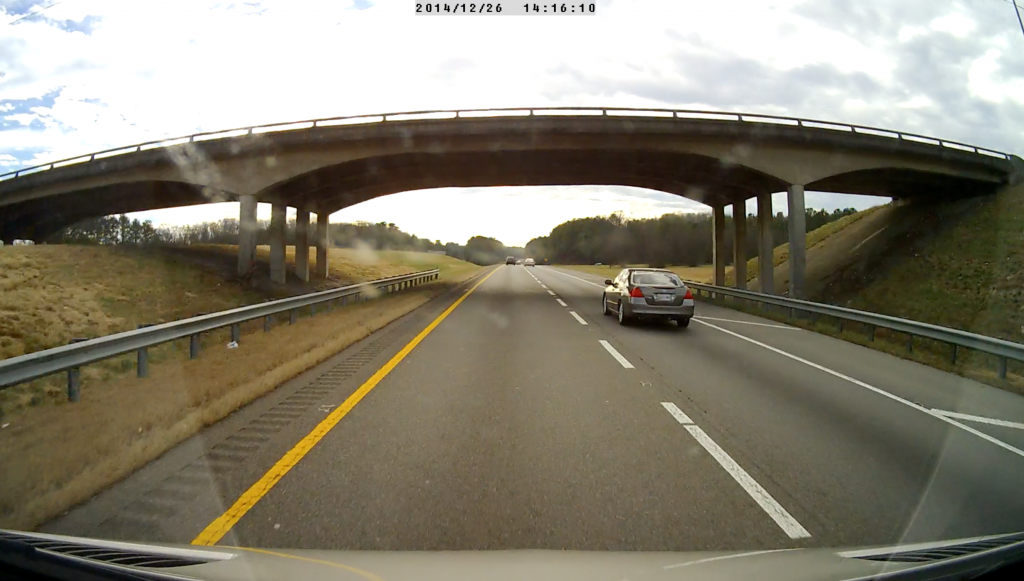
#> input picture coding/images/dashcam.png, 1024 x 581 px
$ python 'edge detection.py'
#> lines starting #> are read from the running program, lines starting #| are printed output that depends on the picture
import cv2 as cv
import numpy as np
import math

img1 = cv.imread("../images/dashcam.png")
#> img1 is the input picture: shape (581, 1024, 3); mean B, G, R 112.1, 128.1, 133.3

# img1 = cv.resize(img1, None, fx=0.1, fy=0.1)


dst = cv.Canny(img1, 50, 200)
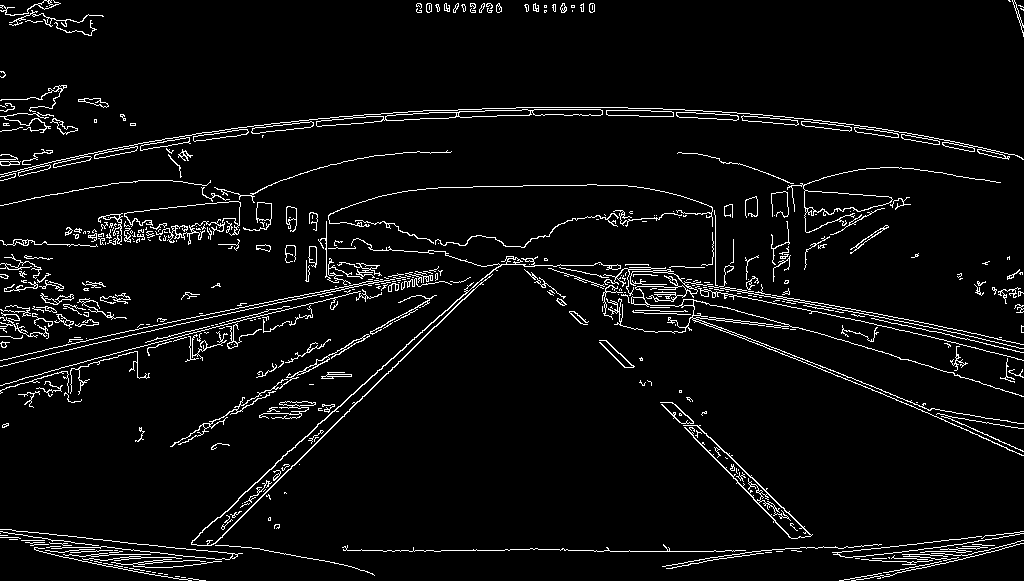
#> dst: shape (581, 1024); 4.8% white in thin lines or dots

# [6 lines of commented-out code are left out]
cdst = cv.cvtColor(dst, cv.COLOR_GRAY2BGR)
#> cdst: shape (581, 1024, 3); 4.8% white in thin lines or dots
cdstP = np.copy(cdst)

lines = cv.HoughLines(dst, 1, np.pi / 180, 115, None, 0, 0)
#> lines = 373 rows, first 8: [550, 1.57], [356, 1.34], [537, 0.803], [529, 0.838], [-182, 2.36], [371, 1.31], [158, 1.75], [143, 1.76]


# [12 lines of commented-out code are left out]
linesP = cv.HoughLinesP(dst, 1, np.pi / 180, 100, None)
#> linesP = 1223 rows, first 6: [725, 550, 731, 550], [752, 551, 760, 551], [401, 550, 408, 550], [196, 550, 207, 550], [630, 551, 713, 551], [349, 409, 357, 401]

if linesP is not None:
    for i in range(0, len(linesP)):
        l = linesP[i][0]
        cv.line(cdstP, (l[0], l[1]), (l[2], l[3]), (0, 0, 255), 3, cv.LINE_AA)
#> this loop made 1223 passes
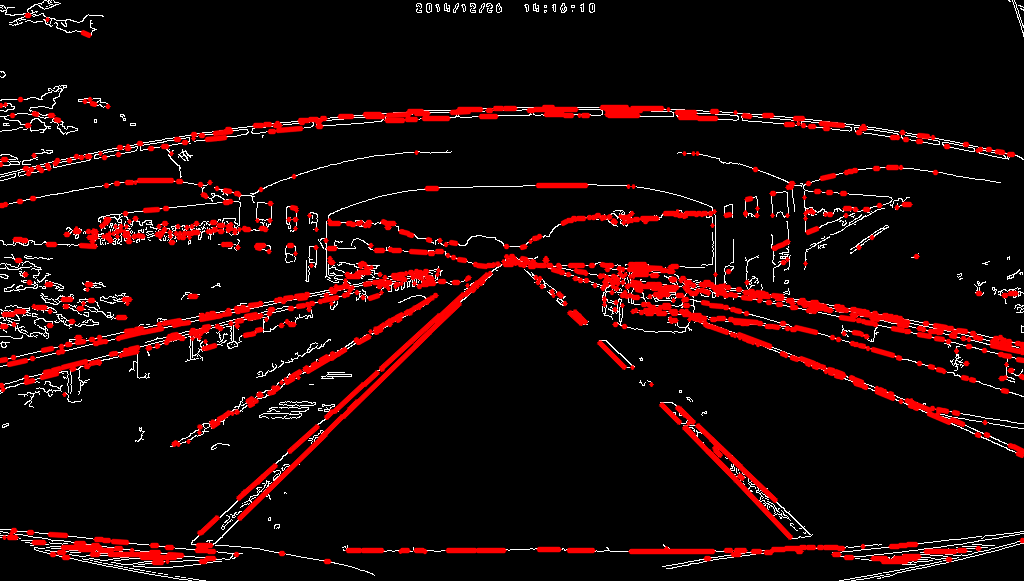
#> cdstP: shape (581, 1024, 3); mean B, G, R 7.1, 7.1, 25.4

cv.imshow("Source", img1)
cv.imshow("Standard Hough Line Transform", dst)
cv.imshow("Probabilistic Line Transform", cdstP)

cv.waitKey()
cv.destroyAllWindows()

# # code from https://docs.opencv.org/3.4.0/d9/db0/tutorial_hough_lines.html

$ run again, with coding/images/index.jpg saved as coding/images/dashcam.png
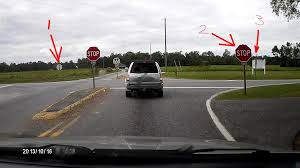
#> input picture coding/images/index.jpg, 300 x 168 px
#> img1 is the input picture: shape (168, 300, 3); mean B, G, R 117.9, 121.8, 124.1
#> `dst = cv.Canny(img1, 50, 200)`:
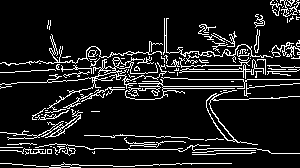
#> dst: shape (168, 300); 11.3% white in thin lines or dots
#> cdst: shape (168, 300, 3); 11.3% white in thin lines or dots
#> lines = [[71, 1.57], [79, 1.57], [69, 1.57], [86, 1.57], [146, 1.59], [149, 1.57], [72, 1.52], [84, 1.5], [64, 1.54], [88, 1.57]]
#> linesP = 23 rows, first 6: [182, 71, 243, 71], [132, 79, 134, 79], [221, 150, 255, 150], [188, 79, 243, 79], [129, 149, 177, 149], [241, 69, 241, 69]
#> the loop `for i in range(0, len(linesP)):` made 23 passes
#> after the loop `for i in range(0, len(linesP)):`:
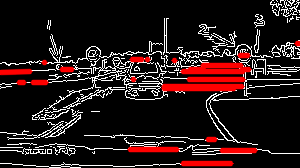
#> cdstP: shape (168, 300, 3); mean B, G, R 24.8, 24.8, 39.9
